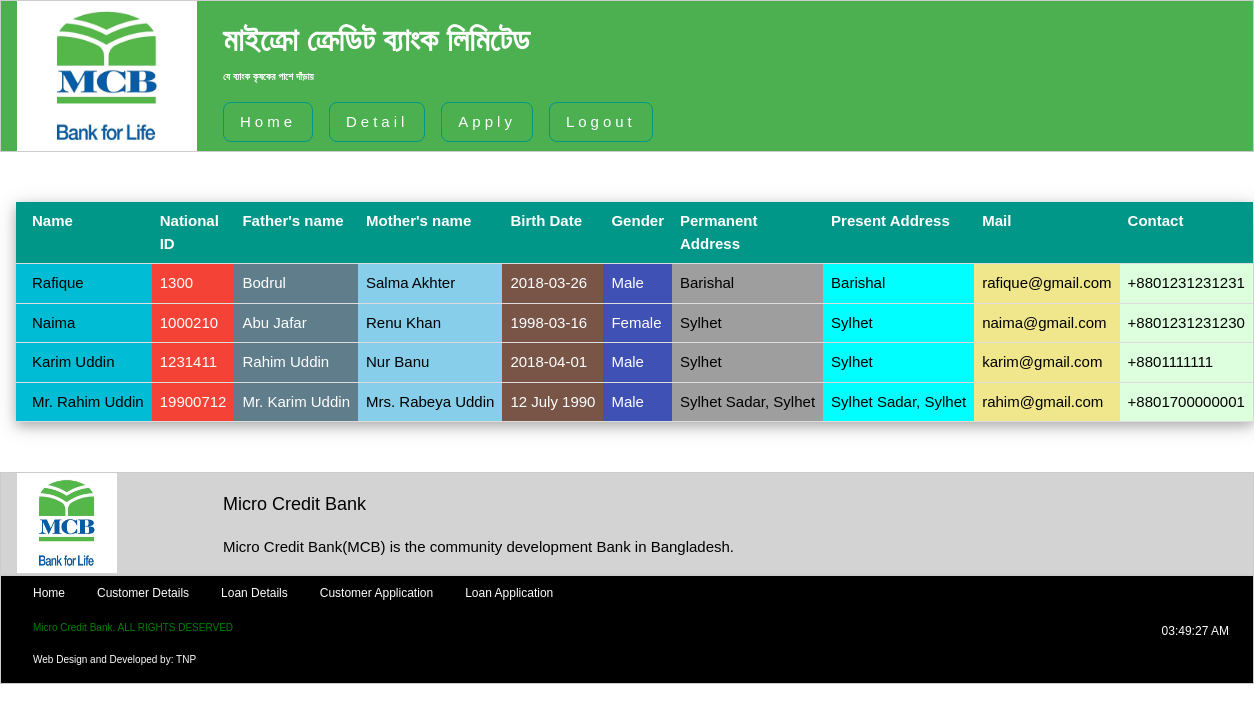
Page /customer_detail.php on the earlier database version.
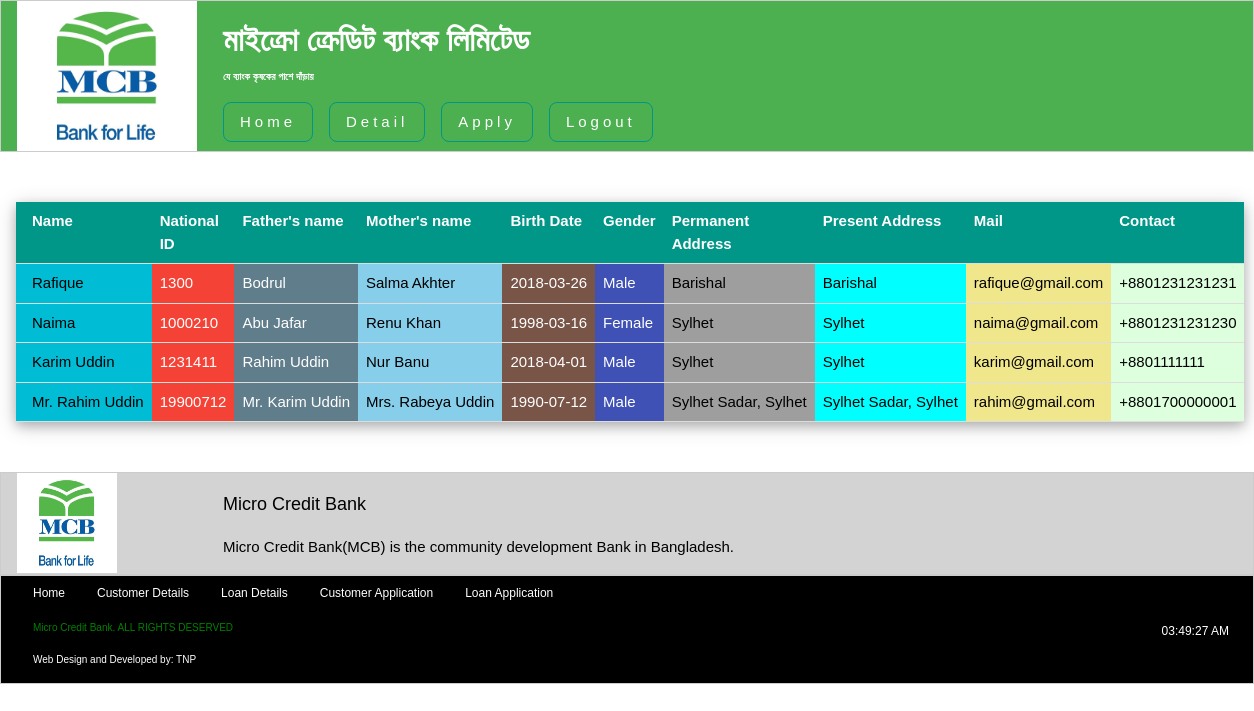
Same page on the later database version.
### tables this page shows
CREATE TABLE IF NOT EXISTS `customer` (
  `national_id` int(11) NOT NULL,
  `customer_name` varchar(255) NOT NULL,
  `father_name` varchar(255) NOT NULL,
  `mother_name` varchar(255) NOT NULL,
  `dob` varchar(255) NOT NULL,
  `gender` enum('Female','Male') NOT NULL,
  `email` varchar(255) NOT NULL,
  `permanent_address` varchar(255) NOT NULL,
  `present_address` varchar(255) NOT NULL,
  `contact` varchar(255) NOT NULL
);

### customer_detail.php (the view, shortened to what this page needs)
<?php include("include/config.php");
	if($_SESSION['designation'] == "Chairman")
	{
	  include("include/header_chairman.php");
	}
	else if($_SESSION['designation'] == "Manager")
	{
	  include("include/header_manager.php");
	}
	else if($_SESSION['designation'] == "Cash Officer")
	{
		include("include/header_cash_officer.php");
	}
	else
	{
	  include("include/header_admin.php");
	}
?>
<?php
	$qry = "SELECT * FROM customer";
	$result = mysql_query($qry);
?>
	<div class="w3-container" style="min-height:295px;height:auto;">
		<table class="w3-table w3-container w3-hoverable w3-bordered w3-middle w3-card-4" style="max-width:auto;width:100%;margin-top:50px; margin-bottom: 50px; font-family: Arial; ">
			<thead>
				<tr class="w3-teal">
					<th> Name </th>
					<th> National ID </th>
					<th> Father's name </th>
					<th> Mother's name </th>
					<th> Birth Date </th>
					<th> Gender </th>
					<th> Permanent Address </th>
					<th> Present Address </th>
					<th> Mail </th>
					<th> Contact </th>
				</tr>
			</thead>
	<?php
	if (mysql_num_rows($result) > 0)
	{
    	while($row = mysql_fetch_assoc($result))
    	{
    		?>
			<tr>
				<td class="w3-button w3-cyan"> <?php echo $row['customer_name']; ?> </td>
				<td class="w3-button w3-red"> <?php echo $row['national_id']; ?> </td>
				<td class="w3-button w3-blue-grey"> <?php echo $row['father_name']; ?> </td>
				<td class="w3-button w3-light-blue"> <?php echo $row['mother_name']; ?> </td>
				<td class="w3-button w3-brown"> <?php echo $row['dob']; ?> </td>
				<td class="w3-button w3-indigo"> <?php echo $row['gender']; ?> </td>
				<td class="w3-button w3-grey"> <?php echo $row['permanent_address']; ?> </td>
				<td class="w3-button w3-aqua"> <?php echo $row['present_address']; ?> </td>
				<td class="w3-button w3-khaki"> <?php echo $row['email']; ?> </td>
				<td class="w3-button w3-pale-green"> <?php echo $row['contact']; ?> </td>
			</tr>
    	<?php
   		}
    	?>
    	</table>
    <?php
	}
	?>
</div>
<?php
	if($_SESSION['designation'] == "Chairman")
	{
	  include("include/footer_chairman.php");
	}
	else if($_SESSION['designation'] == "Manager")
	{
	  include("include/footer_manager.php");
	}
	else if($_SESSION['designation'] == "Cash Officer")
	{
		include("include/footer_cash_officer.php");
	}
	else
	{
	  include("include/footer_admin.php");
	}
?>

Differences in the rows shown:
changed customer "Mr. Rahim Uddin": dob "12 July 1990" → "1990-07-12"
